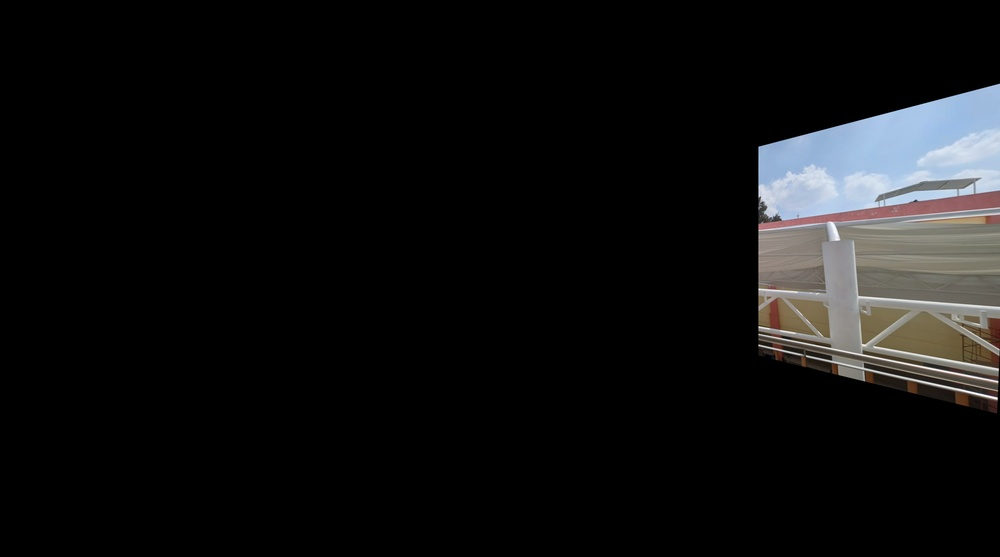
#> input picture Imagenes/EDIFICIO_Z/results/pano_0.jpg, 1000 x 557 px, shrunk from 5000 x 2787 before the run; its folder holds only this picture in this run
$ python GWO.py   (older library calls are emulated)
#> lines starting #> are read from the running program, lines starting #| are printed output that depends on the picture
### fp_gradiente.py
import os
import cv2
import numpy as np

class Fp:
    @staticmethod
    def calculate_gradient_opencv(channel):
        grad_x = cv2.Sobel(channel, cv2.CV_32F, 1, 0, ksize=1)
        grad_y = cv2.Sobel(channel, cv2.CV_32F, 0, 1, ksize=1)
        grad_magnitude = cv2.magnitude(grad_x, grad_y)
        return cv2.mean(grad_magnitude)[0]

    @staticmethod
    def value(x):
        y = round(x[0], 8)
        z = round(x[1], 8)
        w = round(x[2], 8)

        print("Valores iniciales: ", x)
        print("Gain_Comp: ", y)
        print("Grad_Mbb: ", z)
        print("Num_Bands_Mbb: ", int(w))

        path = f"image_stitching/main.py Imagenes/EDIFICIO_Z --gain-sigma-n {y} --mbb-sigma {z} --num-bands {int(w)}"
        os.system('python ' + path)

        path2 = r"Imagenes/EDIFICIO_Z/results"
        files_names = os.listdir(path2)

        gradients = []

        for file_name in files_names:
            image_path = os.path.join(path2, file_name)
            print(image_path)
            image = cv2.imread(image_path, 1)
            if image is None:
                continue

            image = image.astype(np.float32)
            gradient_r = Fp.calculate_gradient_opencv(image[:, :, 2])
            gradient_g = Fp.calculate_gradient_opencv(image[:, :, 1])
            gradient_b = Fp.calculate_gradient_opencv(image[:, :, 0])
            gradient_avg = (gradient_r + gradient_g + gradient_b) / 3
            gradients.append(gradient_avg)

        if len(gradients) == 0:
            print("No se encontraron imágenes válidas. Reintentando...")
            return Fp.value(x)

        Fit = np.mean(gradients)
        print(f"Gradiente promedio (Fitness): {Fit:.4f}")

        return Fit

### GWO.py
import numpy as np
import tkinter as tk
import matplotlib.pyplot as plt
from tkinter import messagebox
#from fp import Fp
#from fp_entropy import Fp
from fp_gradiente import Fp
import os
import pandas as pd

# Start Time for tic and tov functions
startTime_for_tictoc = 0

# Start measuring time elapsed
def tic():
    import time
    global startTime_for_tictoc
    startTime_for_tictoc = time.time()

# End mesuring time elapsed
def toc():
    import time, math
    if 'startTime_for_tictoc' in globals():
        dt = math.floor(100*(time.time() - startTime_for_tictoc))/100.
        print('Elapsed time is {} second(s).'.format(dt))
        data = {'Iteración ': [0], 'Best Cost': [0], 'Values': [0], 'Elapset time (seg)': [dt]}
        try:
            df_e = pd.read_csv('best_gwo.csv')
            os.remove('best_gwo.csv')
            print(data)
            df = pd.DataFrame(data)
            n_df = pd.concat([df_e, df], ignore_index=True)
            n_df.to_csv('best_gwo.csv', index=False)
        except:
            print('Create new DF')
            print(data)
            df = pd.DataFrame(data)
            df.to_csv('best_gwo.csv', index=False)
    else:
        print('Start time not set. You should call tic before toc.')

def initialization (PopSize,D,LB,UB):
    SS_Boundary = len(LB) if isinstance(UB,(list,np.ndarray)) else 1
    if SS_Boundary ==1:
        Positions = np.random.rand(PopSize,D)*(UB-LB)+LB
    else:
        Positions = np.zeros((PopSize,D))
        for i in range(D):
            Positions[:,i]=np.random.rand(PopSize)*(UB[i]-LB[i])+LB[i]
    return Positions

def GWO(PopSize,MaxT,LB,UB,D,Fobj):
#> called with PopSize = 5, MaxT = 5, LB = 1, UB = 10, D = 3
    Alpha_Pos = np.zeros(D)
    Alpha_Fit = np.inf
    Beta_Pos = np.zeros(D)
    Beta_Fit = np.inf
    Delta_Pos = np.zeros(D)
    Delta_Fit = np.inf

    Positions = initialization(PopSize,D,UB,LB)
    Convergence_curve = np.zeros(MaxT)

    l = 0
    while l<MaxT:
        for i in range (Positions.shape[0]):
            BB_UB = Positions[i,:]>UB
            BB_LB = Positions[i,:]<LB
            Positions[i,:] = (Positions[i,:]*(~(BB_UB+BB_LB)))+UB*BB_UB+LB*BB_LB
            Fitness = Fobj(Positions[i,:])
            if(Fitness == 0 or Fitness == None ):
                Fitness = Fobj(Positions[i,:])
            print("Fitness: ", Fitness)
            if Fitness<Alpha_Fit:
                Alpha_Fit=Fitness
                Alpha_Pos=Positions[i,:]

            if Fitness>Alpha_Fit and Fitness<Beta_Fit:
                Beta_Fit=Fitness
                Beta_Pos=Positions[i,:]

            if Fitness>Alpha_Fit and Fitness>Beta_Fit and Fitness<Delta_Fit:
                Delta_Fit=Fitness
                Delta_Pos=Positions[i,:]

        a = 2-1*(2/MaxT)
        for i in range (Positions.shape[0]):
            for j in range (Positions.shape[1]):
                r1=np.random.random()
                r2=np.random.random()

                A1 = 2*a*r1-a
                C1 = 2 * r2

                D_Alpha = abs(C1*Alpha_Pos[j]-Positions[i,j])
                X1 = Alpha_Pos[j]-A1*D_Alpha

                r1=np.random.random()
                r2=np.random.random()

                A2 = 2*a*r1-a
                C2=2*r2

                D_Beta = abs(C2*Beta_Pos[j]-Positions[i,j])
                X2 = Beta_Pos[j]-A2*D_Beta

                r1 = np.random.random()
                r2 = np.random.random()

                A3 = 2*a*r1-a
                C3 = 2*r2

                D_Delta = abs(C3 * Delta_Pos[j] - Positions[i,j])
                X3 = Delta_Pos[j] - A3 * D_Delta

                Positions[i,j] = (X1 + X2 + X3) / 3

        l += 1
        Convergence_curve[l - 1] = Alpha_Fit
        data = {'Iteración ': [l], 'Best Cost': [Alpha_Fit], 'Values': [Alpha_Pos], 'Elapset time (seg)': [0]}
        try:
            df_e = pd.read_csv('best_gwo.csv')
            os.remove('best_gwo.csv')
            print(data)
            df = pd.DataFrame(data)
            n_df = pd.concat([df_e, df], ignore_index=True)
            n_df.to_csv('best_gwo.csv', index=False)
        except:
            print('Create new DF')
            print(data)
            df = pd.DataFrame(data)
            df.to_csv('best_gwo.csv', index=False)
#> this loop made 5 passes
#> (printed output is left out)
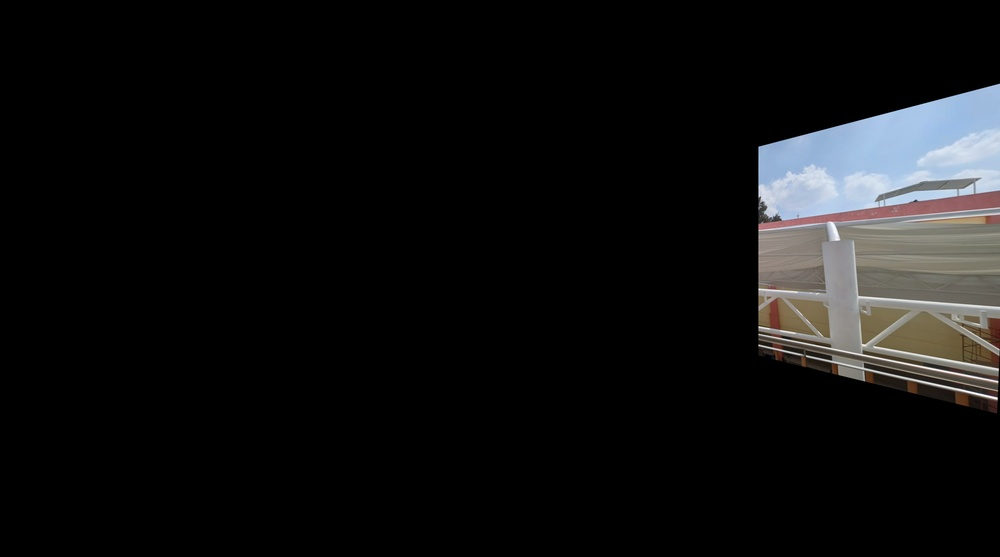
#> input picture Imagenes/EDIFICIO_Z/results/pano_0.jpg, 1000 x 557 px, shrunk from 5000 x 2787 before the run
#> pass 1, in calculate_gradient_opencv, `grad_x = cv2.Sobel(channel, cv2.CV_32F, 1, 0, ksize=1)`:
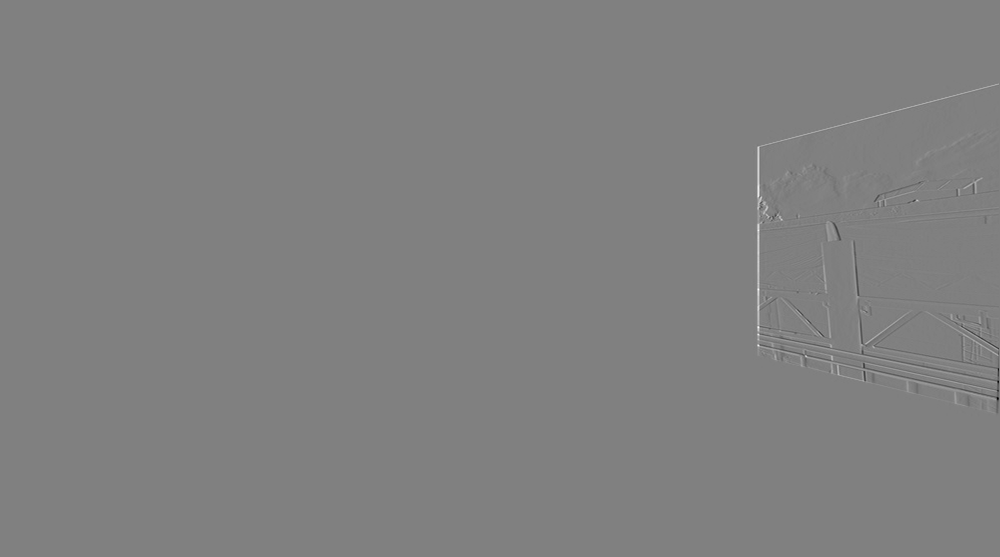
#> grad_x: shape (557, 1000) float32; min -252, max 250, mean 0.1; drawn with min black and max white
#> pass 1, in calculate_gradient_opencv, `grad_magnitude = cv2.magnitude(grad_x, grad_y)`:
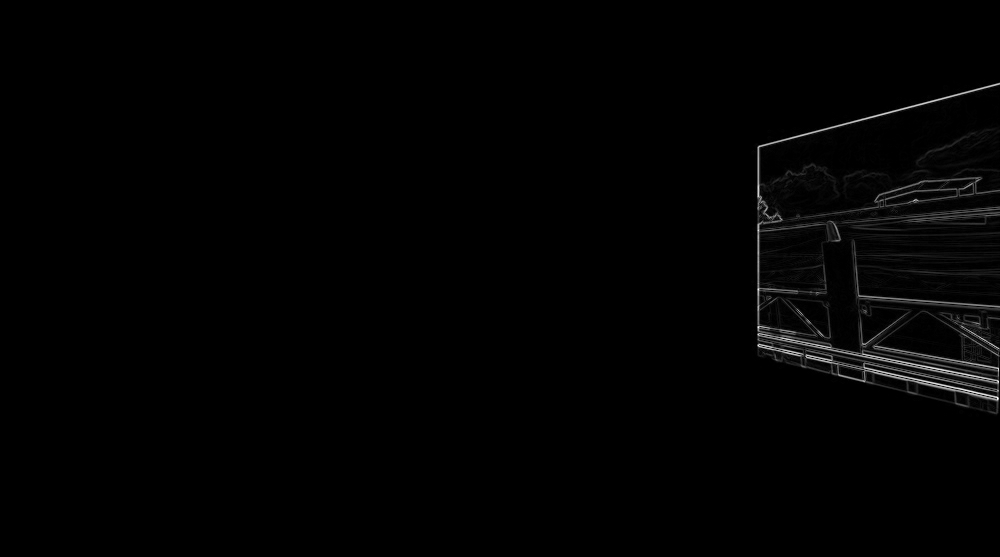
#> grad_magnitude: shape (557, 1000) float32; min 0, max 255.3, mean 2.3; drawn with min black and max white
#> after the loop, Alpha_Fit = 2.4; Alpha_Pos = [0.775, 1.65, 0.936]; Beta_Fit = 2.4; Beta_Pos = [0.237, -1.21, 1.23]; Convergence_curve = [2.4, 2.4, 2.4, 2.4, 2.4]; Delta_Fit = inf; Delta_Pos = [0, 0, 0]; Positions = [[0.775, 1.65, 0.936], [0.237, -1.21, 1.23], [1.05, -0.829, 1.27], [0.0929, 2.51, 0.834], [-0.818, 5.9, 0.267]]; l = 5

    return Alpha_Fit, Alpha_Pos, Convergence_curve

if __name__ == "__main__":
    def F1(x):
        return np.sum(x ** 2)

    Fun_name = Fp.value
    LB = 1
    UB = 10
    D = 3
    PopSize= 5
    MaxT = 5
    tic()
    bestfit, bestsol, convergence_curve = GWO(PopSize,MaxT,LB,UB,D,Fun_name)
#> bestfit = 2.4; bestsol = [0.775, 1.65, 0.936]; convergence_curve = [2.4, 2.4, 2.4, 2.4, 2.4]
    print("Best Fitness =", bestfit)
    print("Best Solution = ",bestsol)
    print()
    toc()
    print()

# Show the final result in a message box
    root = tk.Tk()
    root.withdraw()
    messagebox.showinfo("GWO Result", f"Best Fitness: {bestfit}\nBest Solution: {bestsol}")

    plt.plot(convergence_curve)
    plt.xlabel("Iteraciones")
    plt.ylabel("Fitness")
    plt.title("GWO convergence curve")
    plt.grid(True)
    plt.show()
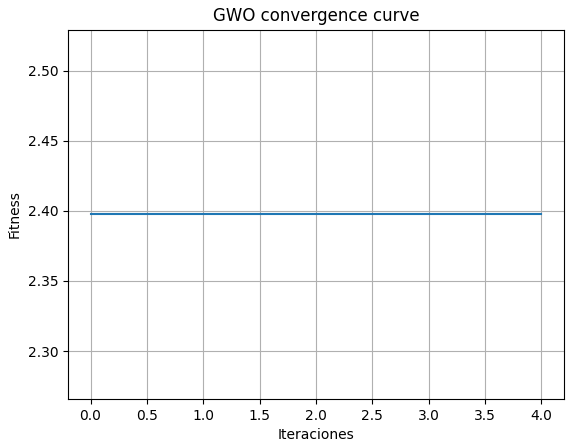
#> figure drawn by matplotlib, 1 panel
